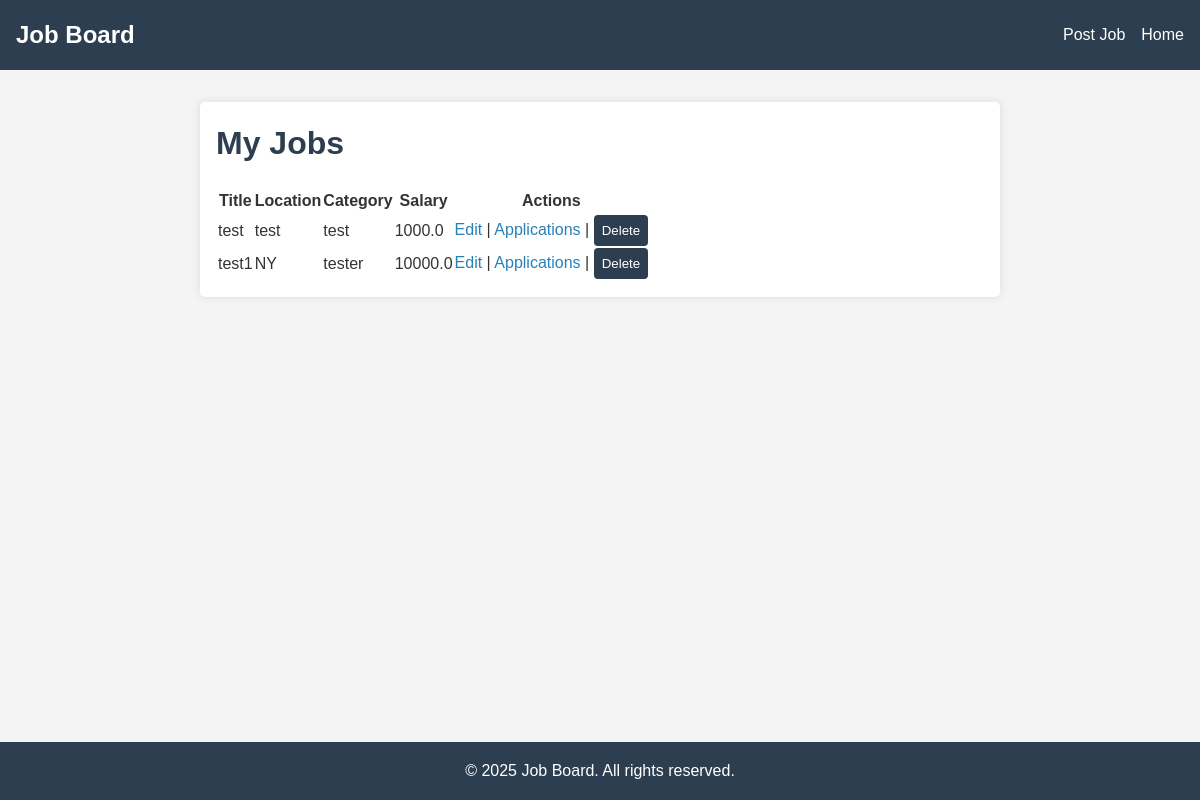
The app's page /employer/jobs (signed in), older data.
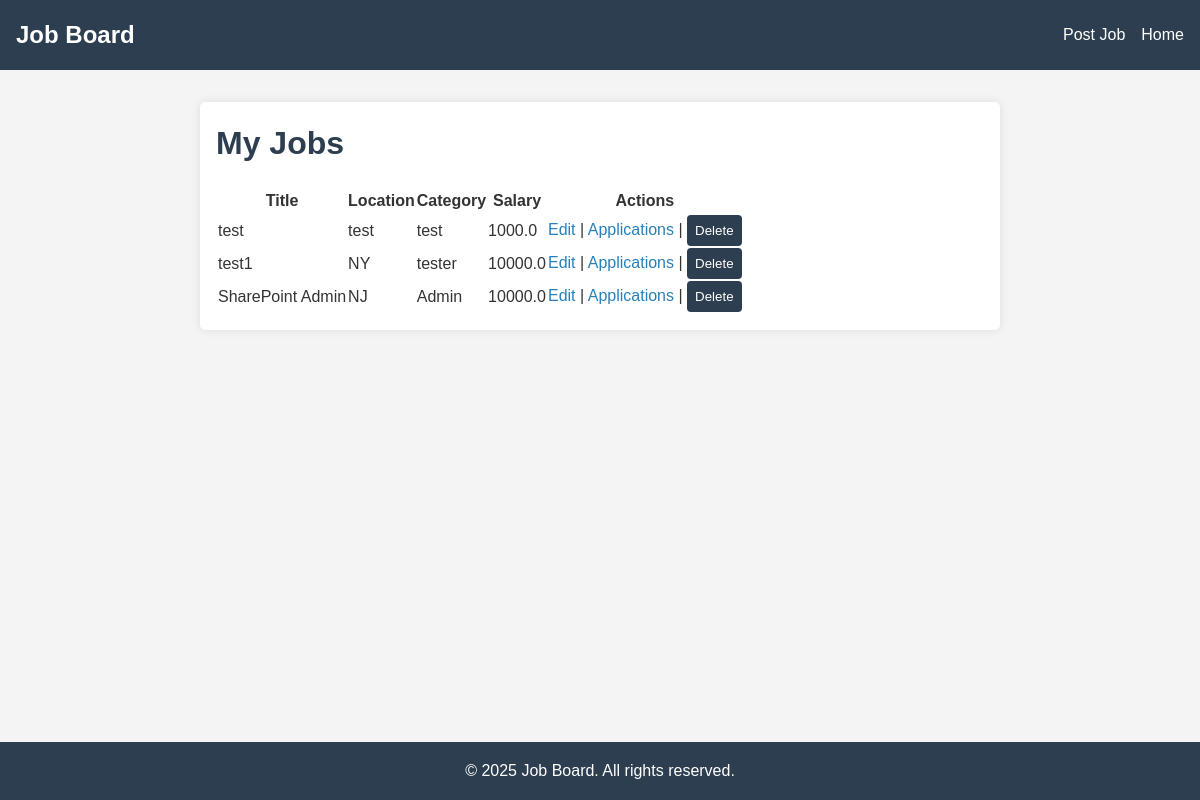
The same page, newer data.
### backend/models.py (models this page shows)
class Job(db.Model):
    __tablename__ = 'job'
    id = db.Column(db.Integer, primary_key=True)
    title = db.Column(db.String(100), nullable=False)
    description = db.Column(db.Text)
    location = db.Column(db.String(100))
    salary = db.Column(db.Float)
    category = db.Column(db.String(100))
    employer_id = db.Column(db.Integer, db.ForeignKey('employer.id'), nullable=False)
    employer = db.relationship('Employer', back_populates='jobs', lazy=True)
    applications = db.relationship('Application', back_populates='job', lazy=True)

### backend/app.py (the view)
    @app.route("/employer/jobs")
    @login_required(role="employer")
    def employer_jobs():
        employer_id = session["user_id"]
        jobs = Job.query.filter_by(employer_id=employer_id).all()
        return render_template("employer_jobs.html", jobs=jobs)

### templates/employer_jobs.html (shortened to what this page needs)
<!DOCTYPE html>
<html lang="en">
<head>
    <link rel="stylesheet" href="{{ url_for('static', filename='css/style.css') }}">
</head>
<body>
<nav>
    <h2>Job Board</h2>
    <ul>
        <li><a href="{{ url_for('employer_post_job') }}">Post Job</a></li>
        <li><a href="{{ url_for('index') }}">Home</a></li>
    </ul>
</nav>
<main>
    <h1>My Jobs</h1>
    <table>
        <thead>
        <tr>
            <th>Title</th>
            <th>Location</th>
            <th>Category</th>
            <th>Salary</th>
            <th>Actions</th>
        </tr>
        </thead>
        <tbody>
        {% for job in jobs %}
            <tr>
                <td>{{ job.title }}</td>
                <td>{{ job.location }}</td>
                <td>{{ job.category }}</td>
                <td>{{ job.salary or 'N/A' }}</td>
                <td>
                    <a href="{{ url_for('edit_job', job_id=job.id) }}">Edit</a> |
                    <a href="{{ url_for('employer_view_applications', job_id=job.id) }}">Applications</a> |
                    <form method="post"
                          action="{{ url_for('delete_job', job_id=job.id) }}"
                          style="display:inline;">
                        <button type="submit" onclick="return confirm('Delete this job?');">
                            Delete
                        </button>
                    </form>
                </td>
            </tr>
        {% else %}
            <tr><td colspan="5">No jobs posted yet.</td></tr>
        {% endfor %}
        </tbody>
    </table>
</main>
<footer>
    <p>&copy; 2025 Job Board. All rights reserved.</p>
</footer>
</body>
</html>

Row changes from the older to the newer data that the page shows:
added Job: title "SharePoint Admin", location "NJ", category "Admin", salary "10000.0"
